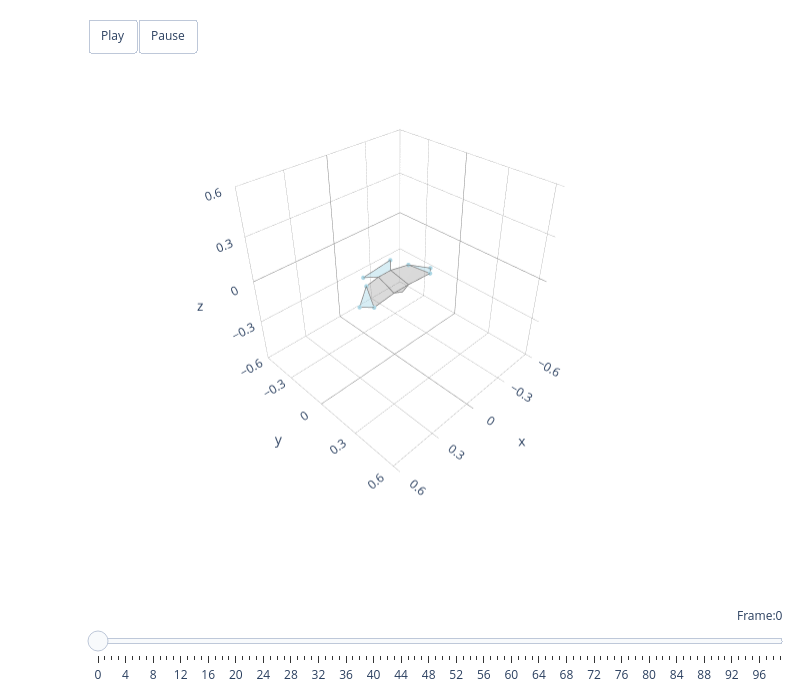

Notebook code for this chart:
### Code cell
hawk3d.reset_transformation()
hawk3d.restore_keypoints_to_average()

# To animate, provide a numpy with shape [nFrames, nMarkers, 3]
# Experiment including the bodyyaw_frames, bodyroll_frames, bodypitch_frames
animate_plotly(hawk3d, 
               fake_keypoints, 
               bodyyaw_frames=fake_yaw, 
               bodyroll_frames=fake_roll, 
               bodypitch_frames=fake_pitch)

### Figure 1 — Plotly figure (JSON) as saved in the notebook; plotly's stock layout.template omitted (floating-point values rounded to 4 significant figures)
{"data": [{"color": "lightblue", "hoverinfo": "none", "opacity": 0.5, "type": "mesh3d", "x": [-0.2999, -0.2403, -0.1831], "y": [0.01561, 0.06702, -0.06137], "z": [-0.06247, -0.04829, -0.0194]}, {"hoverinfo": "none", "line": {"color": "grey", "width": 1.5}, "mode": "lines", "name": "", "type": "scatter3d", "x": [-0.2999, -0.2403, -0.1831, -0.2999], "y": [0.01561, 0.06702, -0.06137, 0.01561], "z": [-0.06247, -0.04829, -0.0194, -0.06247]}, {"color": "lightblue", "hoverinfo": "none", "opacity": 0.5, "type": "mesh3d", "x": [0.3023, 0.2308, 0.1744], "y": [0.03649, 0.07588, -0.04836], "z": [-0.02711, -0.04698, 0.006881]}, {"hoverinfo": "none", "line": {"color": "grey", "width": 1.5}, "mode": "lines", "name": "", "type": "scatter3d", "x": [0.3023, 0.2308, 0.1744, 0.3023], "y": [0.03649, 0.07588, -0.04836, 0.03649], "z": [-0.02711, -0.04698, 0.006881, -0.02711]}, {"color": "grey", "hoverinfo": "none", "opacity": 0.3, "type": "mesh3d", "x": [-0.2403, -0.1831, -0.05, -0.06], "y": [0.06702, -0.06137, -0.08, 0.06], "z": [-0.04829, -0.0194, -0.005, -0.045]}, {"hoverinfo": "none", "line": {"color": "grey", "width": 1.5}, "mode": "lines", "name": "", "type": "scatter3d", "x": [-0.2403, -0.1831, -0.05, -0.06, -0.2403], "y": [0.06702, -0.06137, -0.08, 0.06, 0.06702], "z": [-0.04829, -0.0194, -0.005, -0.045, -0.04829]}, {"color": "grey", "hoverinfo": "none", "opacity": 0.3, "type": "mesh3d", "x": [0.2308, 0.1744, 0.05, 0.06], "y": [0.07588, -0.04836, -0.08, 0.06], "z": [-0.04698, 0.006881, -0.005, -0.045]}, {"hoverinfo": "none", "line": {"color": "grey", "width": 1.5}, "mode": "lines", "name": "", "type": "scatter3d", "x": [0.2308, 0.1744, 0.05, 0.06, 0.2308], "y": [0.07588, -0.04836, -0.08, 0.06, 0.07588], "z": [-0.04698, 0.006881, -0.005, -0.045, -0.04698]}, {"color": "grey", "hoverinfo": "none", "opacity": 0.3, "type": "mesh3d", "x": [0.06, -0.06, -0.05, 0.05], "y": [0.06, 0.06, -0.08, -0.08], "z": [-0.045, -0.045, -0.005, -0.005]}, {"hoverinfo": "none", "line": {"color": "grey", "width": 1.5}, "mode": "lines", "name": "", "type": "scatter3d", "x": [0.06, -0.06, -0.05, 0.05, 0.06], "y": [0.06, 0.06, -0.08, -0.08, 0.06], "z": [-0.045, -0.045, -0.005, -0.005, -0.045]}, {"color": "grey", "hoverinfo": "none", "opacity": 0.3, "type": "mesh3d", "x": [0.06, 3.743e-05, -0.06], "y": [0.06, 0.0705, 0.06], "z": [-0.045, -0.0617, -0.045]}, {"hoverinfo": "none", "line": {"color": "grey", "width": 1.5}, "mode": "lines", "name": "", "type": "scatter3d", "x": [0.06, 3.743e-05, -0.06, 0.06], "y": [0.06, 0.0705, 0.06, 0.06], "z": [-0.045, -0.0617, -0.045, -0.045]}, {"color": "lightblue", "hoverinfo": "none", "opacity": 0.5, "type": "mesh3d", "x": [0.1093, -0.1215, -0.05, 0.05], "y": [-0.1486, -0.1572, -0.08, -0.08], "z": [-0.01423, -0.001132, -0.005, -0.005]}, {"hoverinfo": "none", "line": {"color": "grey", "width": 1.5}, "mode": "lines", "name": "", "type": "scatter3d", "x": [0.1093, -0.1215, -0.05, 0.05, 0.1093], "y": [-0.1486, -0.1572, -0.08, -0.08, -0.1486], "z": [-0.01423, -0.001132, -0.005, -0.005, -0.01423]}, {"hoverinfo": "none", "marker": {"color": "lightblue", "opacity": 1, "size": 2.5}, "mode": "markers", "type": "scatter3d", "x": [-0.2999, 0.3023, -0.2403, 0.2308, -0.1831, 0.1744, -0.1215, 0.1093], "y": [0.01561, 0.03649, 0.06702, 0.07588, -0.06137, -0.04836, -0.1572, -0.1486], "z": [-0.06247, -0.02711, -0.04829, -0.04698, -0.0194, 0.006881, -0.001132, -0.01423]}], "layout": {"height": 700, "margin": {"b": 10, "l": 10, "r": 10, "t": 10}, "scene": {"aspectmode": "cube", "aspectratio": {"x": 1, "y": 1, "z": 1}, "camera": {"eye": {"x": 1.5, "y": 1.5, "z": 1.5}, "up": {"x": 0, "y": 0, "z": 1}}, "domain": {"x": [0, 1], "y": [0.1, 1]}, "xaxis": {"backgroundcolor": "white", "dtick": 0.3, "gridcolor": "grey", "gridwidth": 0.5, "range": [-0.6, 0.6], "showbackground": true, "zerolinecolor": "grey"}, "yaxis": {"backgroundcolor": "white", "dtick": 0.3, "gridcolor": "grey", "gridwidth": 0.5, "range": [-0.5511, 0.6489], "showbackground": true, "zerolinecolor": "grey"}, "zaxis": {"backgroundcolor": "white", "dtick": 0.3, "gridcolor": "grey", "gridwidth": 0.5, "range": [-0.6, 0.6], "showbackground": true, "zerolinecolor": "grey"}}, "showlegend": false, "sliders": [{"active": 0, "currentvalue": {"font": {"size": 12}, "prefix": "Frame:", "visible": true, "xanchor": "right"}, "len": 0.9, "pad": {"b": 10, "t": 50}, "steps": [{"args": [[0], {"frame": {"duration": 300, "redraw": true}, "mode": "immediate", "transition": {"duration": 300}}], "label": "0", "method": "animate"}, {"args": [[1], {"frame": {"duration": 300, "redraw": true}, "mode": "immediate", "transition": {"duration": 300}}], "label": "1", "method": "animate"}, {"args": [[2], {"frame": {"duration": 300, "redraw": true}, "mode": "immediate", "transition": {"duration": 300}}], "label": "2", "method": "animate"}, {"args": [[3], {"frame": {"duration": 300, "redraw": true}, "mode": "immediate", "transition": {"duration": 300}}], "label": "3", "method": "animate"}, {"args": [[4], {"frame": {"duration": 300, "redraw": true}, "mode": "immediate", "transition": {"duration": 300}}], "label": "4", "method": "animate"}, {"args": [[5], {"frame": {"duration": 300, "redraw": true}, "mode": "immediate", "transition": {"duration": 300}}], "label": "5", "method": "animate"}, {"args": [[6], {"frame": {"duration": 300, "redraw": true}, "mode": "immediate", "transition": {"duration": 300}}], "label": "6", "method": "animate"}, {"args": [[7], {"frame": {"duration": 300, "redraw": true}, "mode": "immediate", "transition": {"duration": 300}}], "label": "7", "method": "animate"}, {"args": [[8], {"frame": {"duration": 300, "redraw": true}, "mode": "immediate", "transition": {"duration": 300}}], "label": "8", "method": "animate"}, {"args": [[9], {"frame": {"duration": 300, "redraw": true}, "mode": "immediate", "transition": {"duration": 300}}], "label": "9", "method": "animate"}, {"args": [[10], {"frame": {"duration": 300, "redraw": true}, "mode": "immediate", "transition": {"duration": 300}}], "label": "10", "method": "animate"}, {"args": [[11], {"frame": {"duration": 300, "redraw": true}, "mode": "immediate", "transition": {"duration": 300}}], "label": "11", "method": "animate"}, {"args": [[12], {"frame": {"duration": 300, "redraw": true}, "mode": "immediate", "transition": {"duration": 300}}], "label": "12", "method": "animate"}, {"args": [[13], {"frame": {"duration": 300, "redraw": true}, "mode": "immediate", "transition": {"duration": 300}}], "label": "13", "method": "animate"}, {"args": [[14], {"frame": {"duration": 300, "redraw": true}, "mode": "immediate", "transition": {"duration": 300}}], "label": "14", "method": "animate"}, {"args": [[15], {"frame": {"duration": 300, "redraw": true}, "mode": "immediate", "transition": {"duration": 300}}], "label": "15", "method": "animate"}, {"args": [[16], {"frame": {"duration": 300, "redraw": true}, "mode": "immediate", "transition": {"duration": 300}}], "label": "16", "method": "animate"}, {"args": [[17], {"frame": {"duration": 300, "redraw": true}, "mode": "immediate", "transition": {"duration": 300}}], "label": "17", "method": "animate"}, {"args": [[18], {"frame": {"duration": 300, "redraw": true}, "mode": "immediate", "transition": {"duration": 300}}], "label": "18", "method": "animate"}, {"args": [[19], {"frame": {"duration": 300, "redraw": true}, "mode": "immediate", "transition": {"duration": 300}}], "label": "19", "method": "animate"}, {"args": [[20], {"frame": {"duration": 300, "redraw": true}, "mode": "immediate", "transition": {"duration": 300}}], "label": "20", "method": "animate"}, {"args": [[21], {"frame": {"duration": 300, "redraw": true}, "mode": "immediate", "transition": {"duration": 300}}], "label": "21", "method": "animate"}, {"args": [[22], {"frame": {"duration": 300, "redraw": true}, "mode": "immediate", "transition": {"duration": 300}}], "label": "22", "method": "animate"}, {"args": [[23], {"frame": {"duration": 300, "redraw": true}, "mode": "immediate", "transition": {"duration": 300}}], "label": "23", "method": "animate"}, {"args": [[24], {"frame": {"duration": 300, "redraw": true}, "mode": "immediate", "transition": {"duration": 300}}], "label": "24", "method": "animate"}, {"args": [[25], {"frame": {"duration": 300, "redraw": true}, "mode": "immediate", "transition": {"duration": 300}}], "label": "25", "method": "animate"}, {"args": [[26], {"frame": {"duration": 300, "redraw": true}, "mode": "immediate", "transition": {"duration": 300}}], "label": "26", "method": "animate"}, {"args": [[27], {"frame": {"duration": 300, "redraw": true}, "mode": "immediate", "transition": {"duration": 300}}], "label": "27", "method": "animate"}, {"args": [[28], {"frame": {"duration": 300, "redraw": true}, "mode": "immediate", "transition": {"duration": 300}}], "label": "28", "method": "animate"}, {"args": [[29], {"frame": {"duration": 300, "redraw": true}, "mode": "immediate", "transition": {"duration": 300}}], "label": "29", "method": "animate"}, {"args": [[30], {"frame": {"duration": 300, "redraw": true}, "mode": "immediate", "transition": {"duration": 300}}], "label": "30", "method": "animate"}, {"args": [[31], {"frame": {"duration": 300, "redraw": true}, "mode": "immediate", "transition": {"duration": 300}}], "label": "31", "method": "animate"}, {"args": [[32], {"frame": {"duration": 300, "redraw": true}, "mode": "immediate", "transition": {"duration": 300}}], "label": "32", "method": "animate"}, {"args": [[33], {"frame": {"duration": 300, "redraw": true}, "mode": "immediate", "transition": {"duration": 300}}], "label": "33", "method": "animate"}, {"args": [[34], {"frame": {"duration": 300, "redraw": true}, "mode": "immediate", "transition": {"duration": 300}}], "label": "34", "method": "animate"}, {"args": [[35], {"frame": {"duration": 300, "redraw": true}, "mode": "immediate", "transition": {"duration": 300}}], "label": "35", "method": "animate"}, {"args": [[36], {"frame": {"duration": 300, "redraw": true}, "mode": "immediate", "transition": {"duration": 300}}], "label": "36", "method": "animate"}, {"args": [[37], {"frame": {"duration": 300, "redraw": true}, "mode": "immediate", "transition": {"duration": 300}}], "label": "37", "method": "animate"}, {"args": [[38], {"frame": {"duration": 300, "redraw": true}, "mode": "immediate", "transition": {"duration": 300}}], "label": "38", "method": "animate"}, {"args": [[39], {"frame": {"duration": 300, "redraw": true}, "mode": "immediate", "transition": {"duration": 300}}], "label": "39", "method": "animate"}, {"args": [[40], {"frame": {"duration": 300, "redraw": true}, "mode": "immediate", "transition": {"duration": 300}}], "label": "40", "method": "animate"}, {"args": [[41], {"frame": {"duration": 300, "redraw": true}, "mode": "immediate", "transition": {"duration": 300}}], "label": "41", "method": "animate"}, {"args": [[42], {"frame": {"duration": 300, "redraw": true}, "mode": "immediate", "transition": {"duration": 300}}], "label": "42", "method": "animate"}, {"args": [[43], {"frame": {"duration": 300, "redraw": true}, "mode": "immediate", "transition": {"duration": 300}}], "label": "43", "method": "animate"}, {"args": [[44], {"frame": {"duration": 300, "redraw": true}, "mode": "immediate", "transition": {"duration": 300}}], "label": "44", "method": "animate"}, {"args": [[45], {"frame": {"duration": 300, "redraw": true}, "mode": "immediate", "transition": {"duration": 300}}], "label": "45", "method": "animate"}, {"args": [[46], {"frame": {"duration": 300, "redraw": true}, "mode": "immediate", "transition": {"duration": 300}}], "label": "46", "method": "animate"}, {"args": [[47], {"frame": {"duration": 300, "redraw": true}, "mode": "immediate", "transition": {"duration": 300}}], "label": "47", "method": "animate"}, {"args": [[48], {"frame": {"duration": 300, "redraw": true}, "mode": "immediate", "transition": {"duration": 300}}], "label": "48", "method": "animate"}, {"args": [[49], {"frame": {"duration": 300, "redraw": true}, "mode": "immediate", "transition": {"duration": 300}}], "label": "49", "method": "animate"}, {"args": [[50], {"frame": {"duration": 300, "redraw": true}, "mode": "immediate", "transition": {"duration": 300}}], "label": "50", "method": "animate"}, {"args": [[51], {"frame": {"duration": 300, "redraw": true}, "mode": "immediate", "transition": {"duration": 300}}], "label": "51", "method": "animate"}, {"args": [[52], {"frame": {"duration": 300, "redraw": true}, "mode": "immediate", "transition": {"duration": 300}}], "label": "52", "method": "animate"}, {"args": [[53], {"frame": {"duration": 300, "redraw": true}, "mode": "immediate", "transition": {"duration": 300}}], "label": "53", "method": "animate"}, {"args": [[54], {"frame": {"duration": 300, "redraw": true}, "mode": "immediate", "transition": {"duration": 300}}], "label": "54", "method": "animate"}, {"args": [[55], {"frame": {"duration": 300, "redraw": true}, "mode": "immediate", "transition": {"duration": 300}}], "label": "55", "method": "animate"}, {"args": [[56], {"frame": {"duration": 300, "redraw": true}, "mode": "immediate", "transition": {"duration": 300}}], "label": "56", "method": "animate"}, {"args": [[57], {"frame": {"duration": 300, "redraw": true}, "mode": "immediate", "transition": {"duration": 300}}], "label": "57", "method": "animate"}, {"args": [[58], {"frame": {"duration": 300, "redraw": true}, "mode": "immediate", "transition": {"duration": 300}}], "label": "58", "method": "animate"}, {"args": [[59], {"frame": {"duration": 300, "redraw": true}, "mode": "immediate", "transition": {"duration": 300}}], "label": "59", "method": "animate"}, {"args": [[60], {"frame": {"duration": 300, "redraw": true}, "mode": "immediate", "transition": {"duration": 300}}], "label": "60", "method": "animate"}, {"args": [[61], {"frame": {"duration": 300, "redraw": true}, "mode": "immediate", "transition": {"duration": 300}}], "label": "61", "method": "animate"}, {"args": [[62], {"frame": {"duration": 300, "redraw": true}, "mode": "immediate", "transition": {"duration": 300}}], "label": "62", "method": "animate"}, {"args": [[63], {"frame": {"duration": 300, "redraw": true}, "mode": "immediate", "transition": {"duration": 300}}], "label": "63", "method": "animate"}, {"args": [[64], {"frame": {"duration": 300, "redraw": true}, "mode": "immediate", "transition": {"duration": 300}}], "label": "64", "method": "animate"}, {"args": [[65], {"frame": {"duration": 300, "redraw": true}, "mode": "immediate", "transition": {"duration": 300}}], "label": "65", "method": "animate"}, {"args": [[66], {"frame": {"duration": 300, "redraw": true}, "mode": "immediate", "transition": {"duration": 300}}], "label": "66", "method": "animate"}, {"args": [[67], {"frame": {"duration": 300, "redraw": true}, "mode": "immediate", "transition": {"duration": 300}}], "label": "67", "method": "animate"}, {"args": [[68], {"frame": {"duration": 300, "redraw": true}, "mode": "immediate", "transition": {"duration": 300}}], "label": "68", "method": "animate"}, {"args": [[69], {"frame": {"duration": 300, "redraw": true}, "mode": "immediate", "transition": {"duration": 300}}], "label": "69", "method": "animate"}, {"args": [[70], {"frame": {"duration": 300, "redraw": true}, "mode": "immediate", "transition": {"duration": 300}}], "label": "70", "method": "animate"}, {"args": [[71], {"frame": {"duration": 300, "redraw": true}, "mode": "immediate", "transition": {"duration": 300}}], "label": "71", "method": "animate"}, {"args": [[72], {"frame": {"duration": 300, "redraw": true}, "mode": "immediate", "transition": {"duration": 300}}], "label": "72", "method": "animate"}, {"args": [[73], {"frame": {"duration": 300, "redraw": true}, "mode": "immediate", "transition": {"duration": 300}}], "label": "73", "method": "animate"}, {"args": [[74], {"frame": {"duration": 300, "redraw": true}, "mode": "immediate", "transition": {"duration": 300}}], "label": "74", "method": "animate"}, {"args": [[75], {"frame": {"duration": 300, "redraw": true}, "mode": "immediate", "transition": {"duration": 300}}], "label": "75", "method": "animate"}, {"args": [[76], {"frame": {"duration": 300, "redraw": true}, "mode": "immediate", "transition": {"duration": 300}}], "label": "76", "method": "animate"}, {"args": [[77], {"frame": {"duration": 300, "redraw": true}, "mode": "immediate", "transition": {"duration": 300}}], "label": "77", "method": "animate"}, {"args": [[78], {"frame": {"duration": 300, "redraw": true}, "mode": "immediate", "transition": {"duration": 300}}], "label": "78", "method": "animate"}, {"args": [[79], {"frame": {"duration": 300, "redraw": true}, "mode": "immediate", "transition": {"duration": 300}}], "label": "79", "method": "animate"}, {"args": [[80], {"frame": {"duration": 300, "redraw": true}, "mode": "immediate", "transition": {"duration": 300}}], "label": "80", "method": "animate"}, {"args": [[81], {"frame": {"duration": 300, "redraw": true}, "mode": "immediate", "transition": {"duration": 300}}], "label": "81", "method": "animate"}, {"args": [[82], {"frame": {"duration": 300, "redraw": true}, "mode": "immediate", "transition": {"duration": 300}}], "label": "82", "method": "animate"}, {"args": [[83], {"frame": {"duration": 300, "redraw": true}, "mode": "immediate", "transition": {"duration": 300}}], "label": "83", "method": "animate"}, {"args": [[84], {"frame": {"duration": 300, "redraw": true}, "mode": "immediate", "transition": {"duration": 300}}], "label": "84", "method": "animate"}, {"args": [[85], {"frame": {"duration": 300, "redraw": true}, "mode": "immediate", "transition": {"duration": 300}}], "label": "85", "method": "animate"}, {"args": [[86], {"frame": {"duration": 300, "redraw": true}, "mode": "immediate", "transition": {"duration": 300}}], "label": "86", "method": "animate"}, {"args": [[87], {"frame": {"duration": 300, "redraw": true}, "mode": "immediate", "transition": {"duration": 300}}], "label": "87", "method": "animate"}, {"args": [[88], {"frame": {"duration": 300, "redraw": true}, "mode": "immediate", "transition": {"duration": 300}}], "label": "88", "method": "animate"}, {"args": [[89], {"frame": {"duration": 300, "redraw": true}, "mode": "immediate", "transition": {"duration": 300}}], "label": "89", "method": "animate"}, {"args": [[90], {"frame": {"duration": 300, "redraw": true}, "mode": "immediate", "transition": {"duration": 300}}], "label": "90", "method": "animate"}, {"args": [[91], {"frame": {"duration": 300, "redraw": true}, "mode": "immediate", "transition": {"duration": 300}}], "label": "91", "method": "animate"}, {"args": [[92], {"frame": {"duration": 300, "redraw": true}, "mode": "immediate", "transition": {"duration": 300}}], "label": "92", "method": "animate"}, {"args": [[93], {"frame": {"duration": 300, "redraw": true}, "mode": "immediate", "transition": {"duration": 300}}], "label": "93", "method": "animate"}, {"args": [[94], {"frame": {"duration": 300, "redraw": true}, "mode": "immediate", "transition": {"duration": 300}}], "label": "94", "method": "animate"}, {"args": [[95], {"frame": {"duration": 300, "redraw": true}, "mode": "immediate", "transition": {"duration": 300}}], "label": "95", "method": "animate"}, {"args": [[96], {"frame": {"duration": 300, "redraw": true}, "mode": "immediate", "transition": {"duration": 300}}], "label": "96", "method": "animate"}, {"args": [[97], {"frame": {"duration": 300, "redraw": true}, "mode": "immediate", "transition": {"duration": 300}}], "label": "97", "method": "animate"}, {"args": [[98], {"frame": {"duration": 300, "redraw": true}, "mode": "immediate", "transition": {"duration": 300}}], "label": "98", "method": "animate"}, {"args": [[99], {"frame": {"duration": 300, "redraw": true}, "mode": "immediate", "transition": {"duration": 300}}], "label": "99", "method": "animate"}], "transition": {"duration": 300, "easing": "cubic-in-out"}, "x": 0.1, "xanchor": "left", "y": 0, "yanchor": "top"}], "updatemenus": [{"buttons": [{"args": [null, {"frame": {"duration": 100, "redraw": true}, "mode": "immediate"}], "label": "Play", "method": "animate"}, {"args": [[null], {"frame": {"duration": 0, "redraw": true}, "mode": "immediate"}], "label": "Pause", "method": "animate"}], "direction": "left", "pad": {"r": 10, "t": 10}, "showactive": false, "type": "buttons", "x": 0.1, "xanchor": "left", "y": 1.1, "yanchor": "top"}], "width": 800}}
